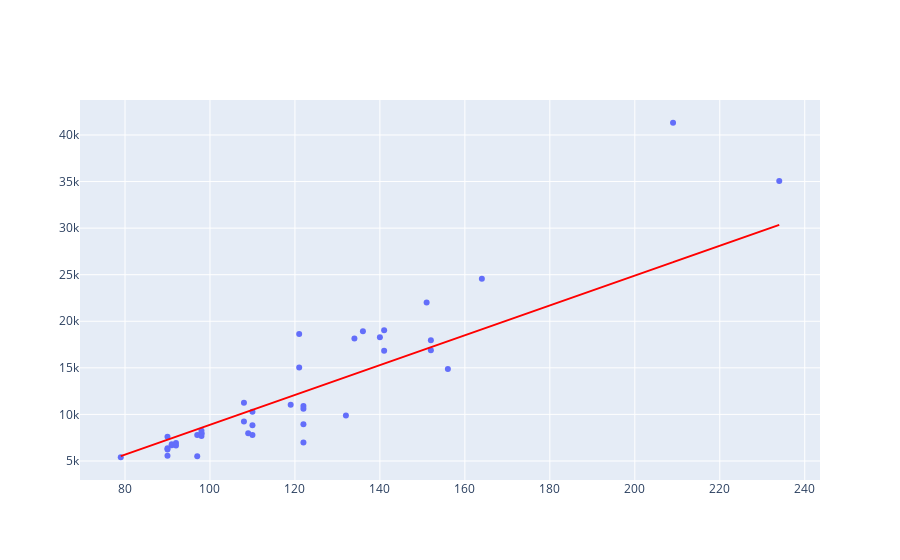

The notebook cell saved with this chart:
### Code cell
graph1 = px.scatter(x=x_test.ravel(), y=y_test)
graph2 = px.line(x=x_test.ravel(), y=predicts_test)
graph2.data[0].line.color = 'red'
graph3 = go.Figure(data=graph1.data + graph2.data)
graph3.show()

### Figure 1 — Plotly figure (JSON) as saved in the notebook; plotly's stock layout.template omitted (floating-point values rounded to 4 significant figures)
{"data": [{"hovertemplate": "x=%{x}<br>y=%{y}<extra></extra>", "legendgroup": "", "marker": {"color": "#636efa", "symbol": "circle"}, "mode": "markers", "name": "", "orientation": "v", "showlegend": false, "type": "scatter", "x": [79, 234, 136, 98, 91, 121, 90, 122, 91, 98, 92, 152, 90, 121, 122, 97, 140, 110, 134, 110, 122, 97, 110, 109, 164, 90, 141, 108, 141, 98, 122, 108, 92, 151, 132, 156, 152, 98, 90, 119, 209], "xaxis": "x", "y": [5399.0, 35060.0, 18920.0, 7957.0, 6795.0, 18620.0, 5572.0, 10900.0, 6695.0, 8238.0, 6918.0, 17950.0, 6229.0, 15040.0, 8948.0, 7799.0, 18280.0, 7788.0, 18150.0, 10300.0, 10600.0, 5499.0, 8845.0, 7975.0, 24560.0, 6377.0, 19040.0, 9233.0, 16840.0, 7689.0, 6989.0, 11260.0, 6669.0, 22020.0, 9895.0, 14870.0, 16900.0, 7957.0, 7609.0, 11050.0, 41320.0], "yaxis": "y"}, {"hovertemplate": "x=%{x}<br>y=%{y}<extra></extra>", "legendgroup": "", "line": {"color": "red", "dash": "solid"}, "marker": {"symbol": "circle"}, "mode": "lines", "name": "", "orientation": "v", "showlegend": false, "type": "scatter", "x": [79, 234, 136, 98, 91, 121, 90, 122, 91, 98, 92, 152, 90, 121, 122, 97, 140, 110, 134, 110, 122, 97, 110, 109, 164, 90, 141, 108, 141, 98, 122, 108, 92, 151, 132, 156, 152, 98, 90, 119, 209], "xaxis": "x", "y": [5525.0, 30350.0, 14650.0, 8568.0, 7447.0, 12250.0, 7287.0, 12410.0, 7447.0, 8568.0, 7607.0, 17220.0, 7287.0, 12250.0, 12410.0, 8408.0, 15290.0, 10490.0, 14330.0, 10490.0, 12410.0, 8408.0, 10490.0, 10330.0, 19140.0, 7287.0, 15450.0, 10170.0, 15450.0, 8568.0, 12410.0, 10170.0, 7607.0, 17060.0, 14010.0, 17860.0, 17220.0, 8568.0, 7287.0, 11930.0, 26340.0], "yaxis": "y"}], "layout": {}}
